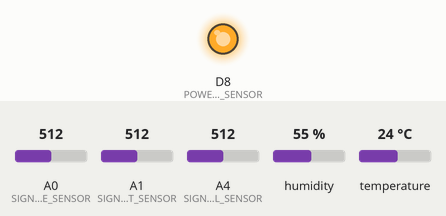
This sketch was run on a simulated Arduino MKR. Parts: output pins drawn as LEDs (lit = HIGH). Inputs (shaded band) come from the test bench; at power-on: A0 (SIGNAL_PIN_SOIL_MOISTURE_SENSOR) = 512, A1 (SIGNAL_PIN_LIGHT_SENSOR) = 512, A4 (SIGNAL_PIN_WATER_LEVEL_SENSOR) = 512, humidity 55 %, temperature 24 °C. WiFi joins after 1.5 s; servers stay silent unless stated; uploads are accepted with an empty reply; pins used as bus, display or sensor lines are not drawn; what the sketch prints to the serial monitor is not drawn.

Above: at 11.75 s.
At 17.0 s:
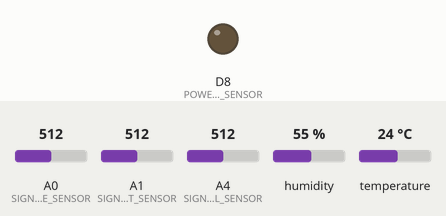
Timing chart, 0 to 25.2 s (numbered marks = the images above):
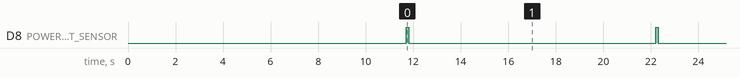

Measured:
- by itself, D8 (POWER_PIN_LIGHT_SENSOR): alternates HIGH for 0.10 s and LOW for 10.4 s

The sketch:

firmware.ino
```cpp
#include <WiFiNINA.h>
#include <ArduinoHttpClient.h>
#include <ArduinoJson.h>

// PLANT CONFIG
const String plantId = "sdfsdf";

// WIFI CONFIG
WiFiSSLClient wifi;

char ssid[] = "HUAWEI P30 Pro";
char pass[] = "12345678";
int status = WL_IDLE_STATUS;

// HTTP CLIENT CONFIG
const char serverName[] = "arroseur2000.vercel.app";
int port = 443;
HttpClient client = HttpClient( wifi, serverName, port );

// JSON CONFIG
StaticJsonDocument<128> jsonDoc;

// WATER LEVEL SENSOR CONFIG
#define POWER_PIN_WATER_LEVEL_SENSOR  6
#define SIGNAL_PIN_WATER_LEVEL_SENSOR A4
int waterLevelValue = 0;
String waterLevelToLow = "false";

// SOIL MOISTURE SENSOR CONFIG
#define POWER_PIN_SOIL_MOISTURE_SENSOR 9
#define SIGNAL_PIN_SOIL_MOISTURE_SENSOR A0
const int dryValue = 680;
const int wetValue = 340;
int soilMoistureValue = 0;
int soilMoisturePercent = 0;

// LUMINOSITY SENSOR CONFIG
#define POWER_PIN_LIGHT_SENSOR 8
#define SIGNAL_PIN_LIGHT_SENSOR A1
int luminosityValue = 0;
int luminosityPercent = 0;
const int highLuminosityValue = 1000;
const int lowLuminosityValue = 0;

// HUMIDITY & TEMPERATURE SENSOR CONFIG
#include "DHT.h"

#define DHTPIN 3
#define DHTTYPE DHT22
DHT dht(DHTPIN, DHTTYPE);

// WATER PUMP
#define POWER_PIN_WATER_PUMP 2
int wateringTime = 0;

void setup() {
  //Serial.begin(9600);
  //while (!Serial);

  pinMode(POWER_PIN_WATER_LEVEL_SENSOR, OUTPUT);
  digitalWrite(POWER_PIN_WATER_LEVEL_SENSOR, LOW);

  pinMode(POWER_PIN_SOIL_MOISTURE_SENSOR, OUTPUT);
  digitalWrite(SIGNAL_PIN_SOIL_MOISTURE_SENSOR, LOW);

  pinMode(POWER_PIN_LIGHT_SENSOR, OUTPUT);
  digitalWrite(SIGNAL_PIN_LIGHT_SENSOR, LOW);

  pinMode(POWER_PIN_WATER_PUMP, OUTPUT);
  digitalWrite(POWER_PIN_WATER_PUMP, LOW);

  dht.begin();

  while (status != WL_CONNECTED) {
    Serial.print("Attempting to connect to network: ");
    Serial.println(ssid);
    // Connect to WPA/WPA2 network:
    status = WiFi.begin(ssid, pass);

    // wait 10 seconds for connection:
    delay(10000);
  }

  Serial.println("✅ You're connected to the network!");
  Serial.println("---------------------------------------");
}


void loop() {
  // WATER LEVEL SENSOR
  digitalWrite(POWER_PIN_WATER_LEVEL_SENSOR, HIGH);
  delay(100);
  waterLevelValue = analogRead(SIGNAL_PIN_WATER_LEVEL_SENSOR);
  digitalWrite(POWER_PIN_WATER_LEVEL_SENSOR, LOW);

  if (waterLevelValue <= 150) {
    Serial.print("🥛 Water Level: Empty");
    waterLevelToLow = "true";
  } else if (waterLevelValue > 150 && waterLevelValue <= 170) {
    Serial.print("🥛 Water Level: Low");
    waterLevelToLow = "true";
  } else if (waterLevelValue > 170 && waterLevelValue <= 190) {
    Serial.print("🥛 Water Level: Medium");
    waterLevelToLow = "false";
  } else if (waterLevelValue > 190) {
    Serial.print("🥛 Water Level: High");
    waterLevelToLow = "false";
  }

  Serial.print(" (");
  Serial.print(waterLevelValue);
  Serial.print(")");
  Serial.println("");

  // SOIL MOISTURE SENSOR
  digitalWrite(POWER_PIN_SOIL_MOISTURE_SENSOR, HIGH);
  delay(100);
  soilMoistureValue = analogRead(SIGNAL_PIN_SOIL_MOISTURE_SENSOR);
  digitalWrite(POWER_PIN_SOIL_MOISTURE_SENSOR, LOW);

  soilMoisturePercent = map(soilMoistureValue, dryValue, wetValue, 0, 100);
  Serial.print("🪴 Soil Moisture: ");

  if (soilMoistureValue <= wetValue) {
    Serial.print("Bad Value - Sensor may be disconnected");
  } else if (soilMoisturePercent >= 100) {
    Serial.print("100 %");
  } else if (soilMoisturePercent <= 0) {
    Serial.print("0 %");
  } else if (soilMoisturePercent > 0 && soilMoisturePercent < 100) {
    Serial.print(soilMoisturePercent);
    Serial.print("%");
  }

  Serial.print(" (");
  Serial.print(soilMoistureValue);
  Serial.print(")");
  Serial.println("");

  // LUMINOSITY SENSOR
  Serial.print("💡 Luminosity: ");
  digitalWrite(POWER_PIN_LIGHT_SENSOR, HIGH);
  delay(100);
  luminosityValue = analogRead(SIGNAL_PIN_LIGHT_SENSOR);
  digitalWrite(POWER_PIN_LIGHT_SENSOR, LOW);

  luminosityPercent = map(luminosityValue, lowLuminosityValue, highLuminosityValue, 0, 100);

  Serial.print(luminosityPercent);
  Serial.print("% (");
  Serial.print(luminosityValue);
  Serial.println(")");

  // HUMIDITY AND TEMPERATURE
  float humidityValue = dht.readHumidity();
  float temperatureValue = dht.readTemperature();

  if (isnan(humidityValue) || isnan(temperatureValue)) {
    Serial.println(F("Failed to read from DHT sensor!"));
    delay(1000);
    return;
  }

  Serial.print(F("💦 Humidity: "));
  Serial.print(humidityValue);
  Serial.println("%");
  Serial.print(F("🌡️ Temperature: "));
  Serial.print(temperatureValue);
  Serial.println(F("°C"));

  Serial.println("");
  Serial.println("📮 Posting Data...");
  Serial.println("");

  // Post Data
  String contentType = "application/json";
  String data = "{\"plantId\": \"" + plantId + "\",\"humidity\": " + round(humidityValue) + ",\"luminosity\": " + round(luminosityPercent) +  ",\"soilMoisture\": " + round(soilMoisturePercent) + ",\"waterLevelToLow\":" + waterLevelToLow + ",\"temperature\": " + round(temperatureValue) + "}";

  client.post("/api/plantLog", contentType, data );

  // Read the status code and body of the response
  int statusCode = client.responseStatusCode();
  Serial.print( "Status code: " );
  Serial.println( statusCode );
  String response = client.responseBody();
  Serial.print( "Response: " );
  Serial.println( response );

  DeserializationError error = deserializeJson(jsonDoc, response);

  bool needToWater = jsonDoc["needToWater"];
  int waterQuantity = jsonDoc["waterQuantity"];

  Serial.println("");
  if(needToWater) {
    Serial.println("Watering... 🚰");

    wateringTime = (waterQuantity * 60) / 39;

    digitalWrite(POWER_PIN_WATER_PUMP, HIGH);
    delay(wateringTime * 1000);
    digitalWrite(POWER_PIN_WATER_PUMP, LOW);

    Serial.println("Done watering.");
  } else {
    Serial.println("J'ai pu soif c bon 👍");
  }
  Serial.println("");

  Serial.println( "Wait 10 seconds" );
  delay(10000);

  Serial.println("");
  Serial.println("------------");
}
```
